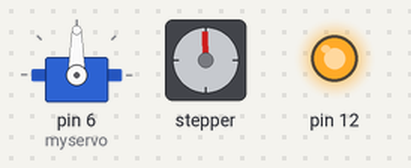
This sketch was run on a simulated Arduino Uno, built with avr-gcc and run on an emulated ATmega328P. Shown: servo, stepper motor, output pins drawn as LEDs (lit = HIGH). Stepper angles assume 4096 steps per turn.

Above: at 0.1 s.
Timing chart, 0 to 1.6 s (numbered marks = the images above):
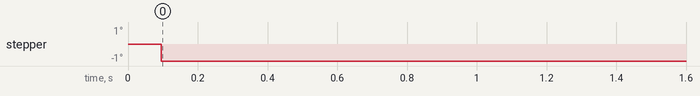

The sketch:

stepperCalibrate.ino
```cpp
#include <AccelStepper.h>
#include <Servo.h>
#define HALFSTEP 8

// Motor pin definitions
#define motorPin1  8     // IN1 on the ULN2003 driver 1
#define motorPin2  9     // IN2 on the ULN2003 driver 1
#define motorPin3  10     // IN3 on the ULN2003 driver 1
#define motorPin4  11     // IN4 on the ULN2003 driver 1

// Initialize with pin sequence IN1-IN3-IN2-IN4 for using the AccelStepper with 28BYJ-48
AccelStepper stepper1(HALFSTEP, motorPin1, motorPin3, motorPin2, motorPin4);
Servo myservo;

void setup() {
  stepper1.setMaxSpeed(3000.0);
  stepper1.setAcceleration(100.0);
  stepper1.setSpeed(3000);
  stepper1.moveTo(-10);
  pinMode(12, OUTPUT);
  digitalWrite(12, HIGH);

  myservo.attach(6);

  myservo.write(90);
}//--(end setup )---

void loop() {

  //Change direction when the stepper reaches the target position
  //if (stepper1.distanceToGo() == 0) {
  // stepper1.moveTo(-stepper1.currentPosition());
  //}

  stepper1.run();
}
```
